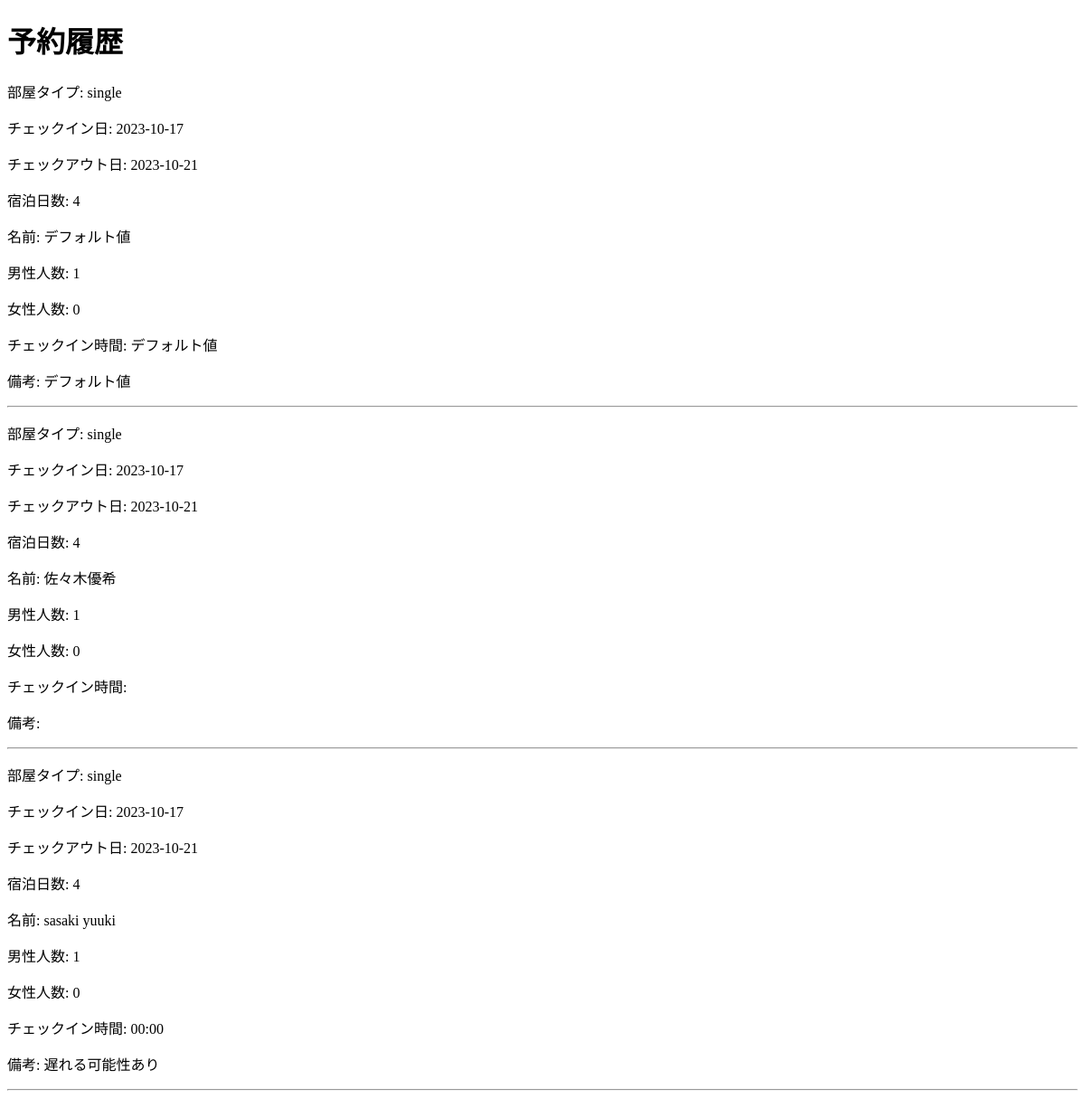
/reservation_history (signed in), run on an earlier commit of the app's database.
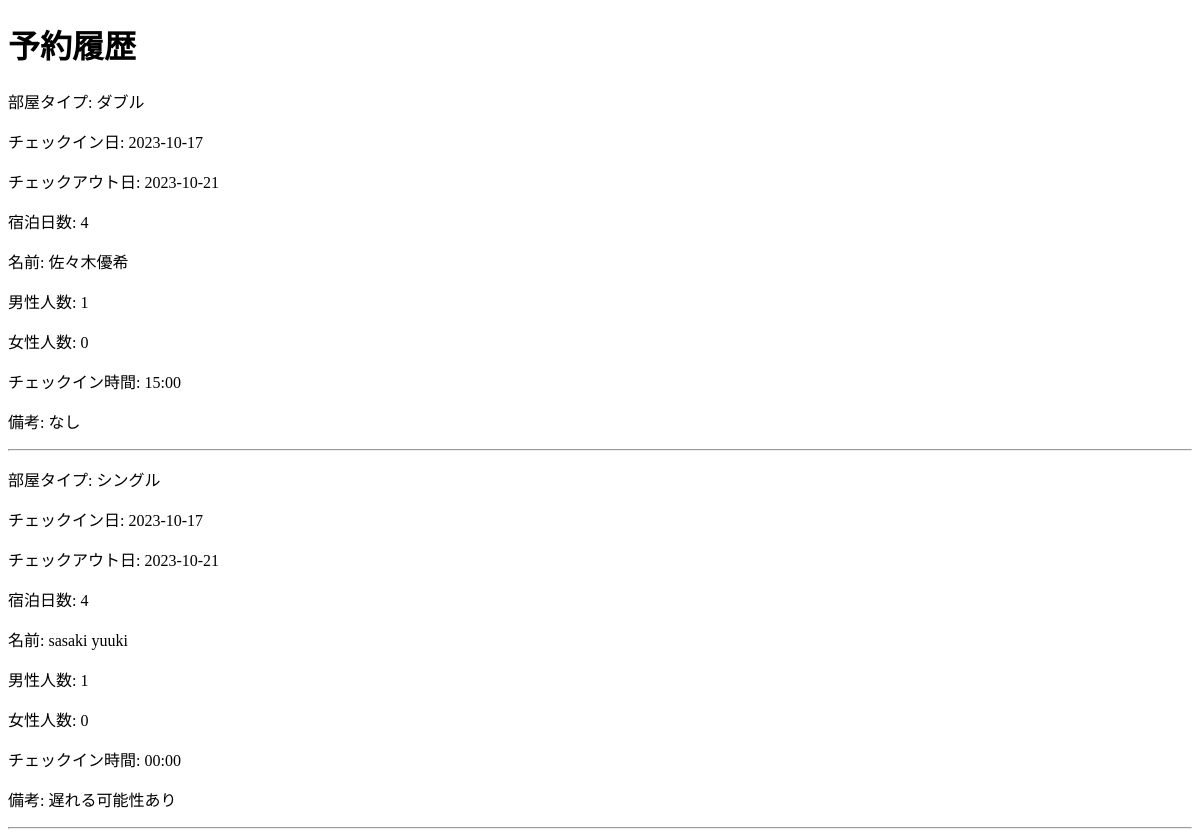
And on a later commit of the database.
### config.py (models this page shows)
class Reservation(Model):
    class Meta:
        database = db
    id = AutoField()
    user = ForeignKeyField(User, backref='reservations')
    guest_name = CharField()
    address = TextField()
    email = CharField()
    male_guests = IntegerField()
    female_guests = IntegerField()
    phone_number = CharField()
    room_type = CharField(default='Double Room')
    check_in_date = DateField()
    check_out_date = DateField()
    number_of_stays = IntegerField()
    check_in_time = CharField(null=True)
    remarks = TextField()
    pub_date = DateTimeField()

### app.py (the view)
@app.route("/reservation_history", methods=["GET", "POST"])
@login_required
def reservation_history():
    user_id = current_user.id
    reservations = Reservation.select().where(Reservation.user_id == user_id)
    return render_template("reservation_history.html", reservations=reservations)

### app.py (called while the page is built)
@login_manager.user_loader
def load_user(user_id):
    return User.get(id=int(user_id))

### templates/reservation_history.html (shortened to what this page needs)
<!DOCTYPE html>
<html lang="ja">
<head>
</head>
<body>
    <h1 class="section-title">予約履歴</h1>
    <div class="section-content">
        {% for res in reservations %}
        <div>
            <p>部屋タイプ: {{ res.room_type }}</p>
            <p>チェックイン日: {{ res.check_in_date }}</p>
            <p>チェックアウト日: {{ res.check_out_date }}</p>
            <p>宿泊日数: {{ res.number_of_stays }}</p>
            <p>名前: {{ res.guest_name }}</p>
            <p>男性人数: {{ res.male_guests }}</p>
            <p>女性人数: {{ res.female_guests }}</p>
            <p>チェックイン時間: {{ res.check_in_time }}</p>
            <p>備考: {{ res.remarks }}</p>
        </div>
        <hr>
        {% endfor %}
    </div>
</body>
</html>

What changed in the data, as far as the page shows it:
removed Reservation: room_type "single", check_in_date "2023-10-17", check_out_date "2023-10-21", number_of_stays "4", guest_name "デフォルト値", male_guests "1", female_guests "0", check_in_time "デフォルト値", remarks "デフォルト値"
changed Reservation "佐々木優希": room_type "single" → "ダブル"; check_in_time (not shown) → "15:00"; remarks (not shown) → "なし"
changed Reservation "sasaki yuuki": room_type "single" → "シングル"
